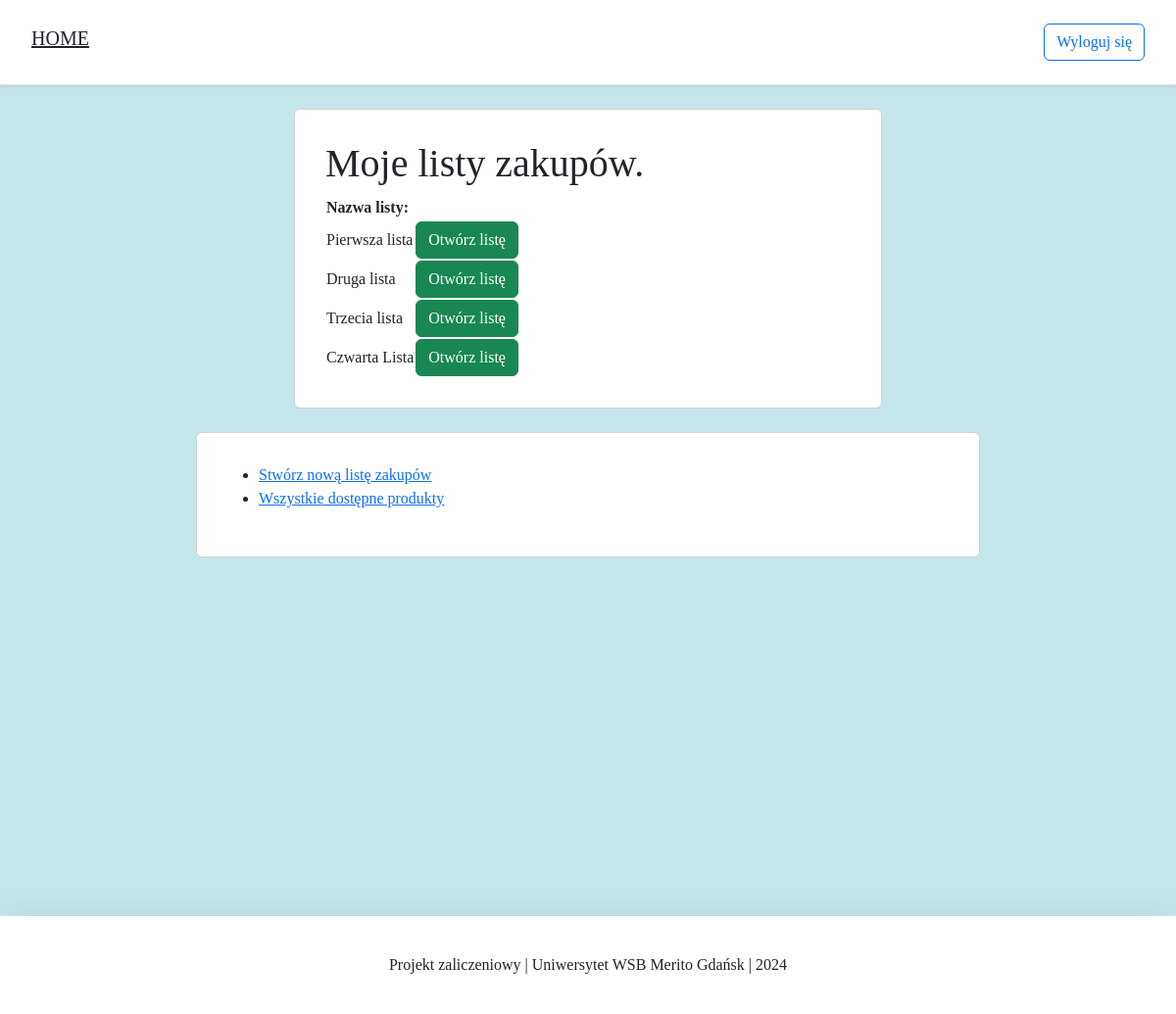
The page /shopping_list/ (signed in) on the database its author committed.
### products/models.py (models this page shows, shortened)
class ShoppingLists(models.Model):
    lists_name = models.CharField(max_length=30, verbose_name="Nazwa listy")
    products = models.ManyToManyField(Products, verbose_name="Produkty")
    class Meta:
        verbose_name_plural = "Listy zakupów"

### products/views.py (the view)
# urls.py: path('shopping_list/', ShoppingListView.as_view(), name='shopping_list'),
class ShoppingListView(ListView):
    model = ShoppingLists
    template_name = 'all_shopping_lists.html'
    context_object_name = 'my_shopping_lists'

### products/templates/all_shopping_lists.html (shortened to what this page needs)
{% extends 'base.html' %}
{% load static %}
{% block content %}
<body>
<div class="container">
    <div class="row justify-content-center">
        <div class="card card-main">
            <div class="card-body">
                <h1>Moje listy zakupów.</h1>
                <table>
                    <tr>
                        <th>Nazwa listy:</th>
                    </tr>
                    {% for x in my_shopping_lists %}
                        <tr>
                            <td>{{ x.lists_name }}</td>
                            <td>
                                <form action="{% url 'details' x.id %}">
                                    <input type="submit" class="btn btn-success" value="Otwórz listę">
                                </form>
                            </td>
                        </tr>
                    {% endfor %}
                </table>
            </div>
        </div>
    </div>
</div>
<div class="container mt-4">
    <div class="row justify-content-center">
        <div class="card card-navigate">
            <div class="card-body">
                <ul>
                    <li><a href="{% url 'create' %}">Stwórz nową listę zakupów</a></li>
                    <li><a href="{% url 'products' %}">Wszystkie dostępne produkty</a></li>
                </ul>
            </div>
        </div>
    </div>
</div>
</body>
{% endblock content %}

### products/templates/snippets/base_css.html (style rules this page uses)
body { background-color: #c5e7eb; font-family: "Segue UI"; font-weight: 380; }
:root { --main-background-color: #c5e7eb; --dark-background-color: #a3d4e3; --secondary-text-color: #808080; --light-primary-text-color: #0080ff; }

### products/templates/all_shopping_lists.html (style rules this page uses)
.card-main { width: 100%; max-width: 600px; padding: 15px; margin: auto; }
.card-navigate { width: 100%; max-width: 800px; padding: 15px; margin: auto; }

### rows shown on the page
ShoppingLists: lists_name "Pierwsza lista"
ShoppingLists: lists_name "Druga lista"
ShoppingLists: lists_name "Trzecia lista"
ShoppingLists: lists_name "Czwarta Lista"
